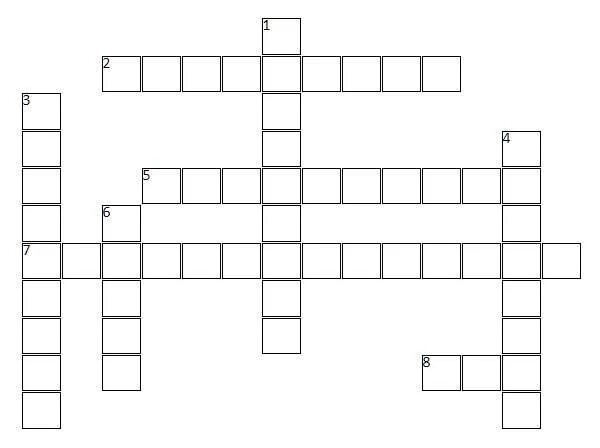
#> input picture Sec04_Object_Detection/02_Encontrando esquinas/crucigrama.jpg, 600 x 448 px
$ jupyter execute Encontrando_esquinas.ipynb
#> lines starting #> are read from the running program, lines starting #| are printed output that depends on the picture; after the words box and inside, x2 and y2 are one past the last pixel; in counts of white or black regions, pixels touching at a corner belong together
<h1>Encontrando esquinas</h1>

[cell 1]
import cv2
import numpy as np
from matplotlib import pyplot as plt

[cell 2]
# Cargar imagen
image = cv2.imread('crucigrama.jpg')
#> image is the input picture: shape (448, 600, 3); mean B, G, R 246.3, 246.3, 246.3
gray = cv2.cvtColor(image, cv2.COLOR_BGR2GRAY)

[cell 3]
temp_output = image.copy()

row, col = 1, 2
fig, axs = plt.subplots(row, col, figsize=(10, 5))
fig.tight_layout()

axs[0].imshow(cv2.cvtColor(image, cv2.COLOR_BGR2RGB))
axs[0].set_title('Original Input')
cv2.imwrite('input.jpg', image)

harris_corners = cv2.cornerHarris(gray, 3, 3, 0.05)
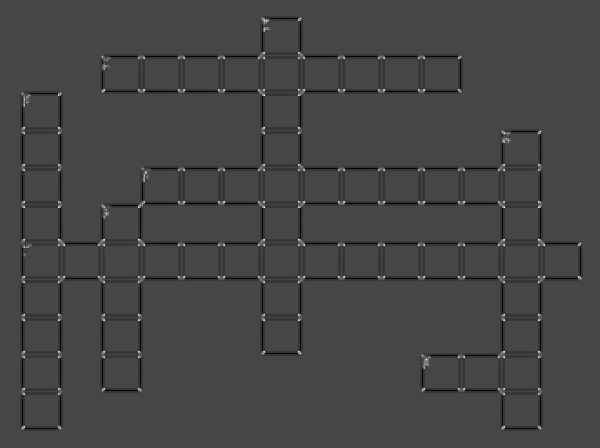
#> harris_corners: shape (448, 600) float32; min -0.0222, max 0.0578, mean -0.000562; drawn with min black and max white

#Utilizamos dilation en los puntos de las esquinas para agrandarlos
kernel = np.ones((3,3),np.uint8)
harris_corners = cv2.dilate(harris_corners, kernel, iterations = 1)
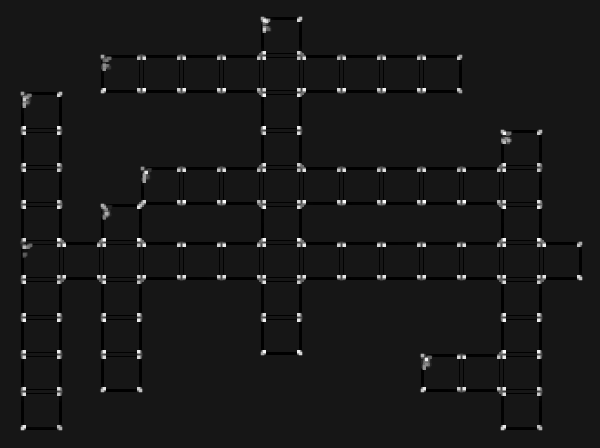
#> harris_corners: shape (448, 600) float32; min -0.00556, max 0.0578, mean 0.00049; drawn with min black and max white

# Threshold para un valor optimo
temp_output[harris_corners > 0.025 * harris_corners.max() ] = [255, 127, 127]
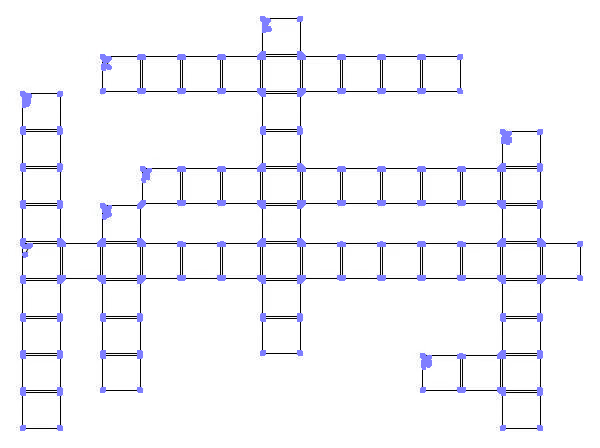
#> temp_output: shape (448, 600, 3); 2.6% of pixels changed, all inside (x1, y1, x2, y2) = (20, 16, 583, 431)

axs[1].imshow(cv2.cvtColor(temp_output, cv2.COLOR_BGR2RGB))
axs[1].set_title('Harris Corners')
cv2.imwrite('harris_corners.jpg', temp_output)

plt.show()
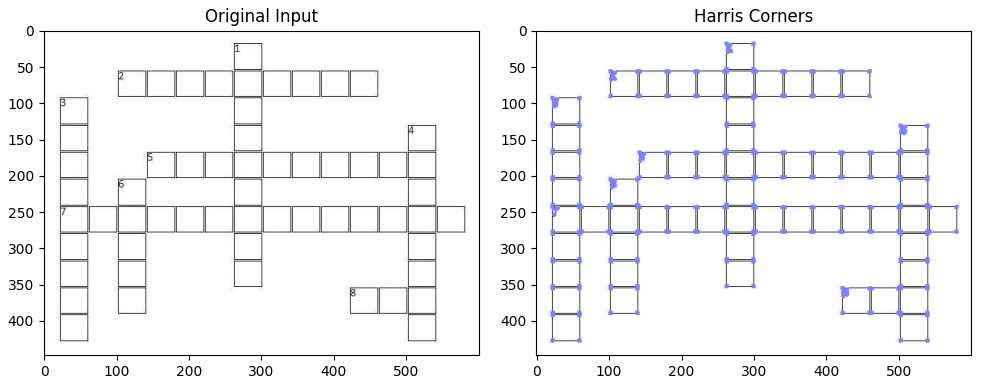
#> figure drawn by matplotlib, 2 panels

<b>cv2.cornerHarris(input image, block size, ksize, k)</b>
<ul>
<li>Input image - Tiene que estar en escala de grises y ser un float32.</li>
<li>blockSize - El tamaño del vecino es considerado para la detección de esquinas.</li>
<li>ksize - aperture parameter of Sobel </li>
<li>k - harris detector free parameter in the equation</li>
<li>Output – array de la ubicación de la esquina (x,y)</li>

Mejor metodo de detección de esquinas

[cell 4]
temp_output = image.copy()

row, col = 1, 2
fig, axs = plt.subplots(row, col, figsize=(10, 5))
fig.tight_layout()

axs[0].imshow(cv2.cvtColor(image, cv2.COLOR_BGR2RGB))
axs[0].set_title('Original Input')
cv2.imwrite('input.jpg', image)

# Especificamos que queremos las top 120 esquinas.
corners = cv2.goodFeaturesToTrack(gray, 120, 0.01, 15)
#> corners = 118 rows, first 8: [24, 99], [264, 351], [464, 201], [224, 201], [424, 201], [504, 351], [384, 89], [264, 239]

for corner in corners:
    x, y = corner[0]
    x = int(x)
    y = int(y)
    cv2.rectangle(temp_output,(x-10,y-10),(x+10,y+10),(0,255,0), 2)
#> this loop made 118 passes
#> (x, y) on passes 1 to 12: (24, 99), (264, 351), (464, 201), (224, 201), (424, 201), (504, 351), (384, 89), (264, 239), (384, 201), (58, 239), (384, 245), (264, 95)
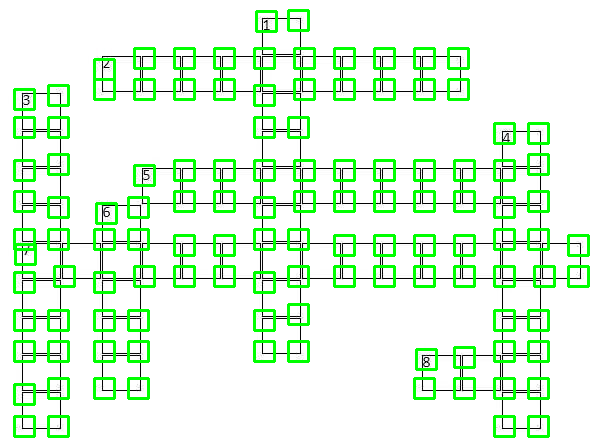
#> temp_output: shape (448, 600, 3); 10.32% of pixels changed, all inside (x1, y1, x2, y2) = (13, 9, 590, 438)

axs[1].imshow(cv2.cvtColor(temp_output, cv2.COLOR_BGR2RGB))
axs[1].set_title('Good Corners Found')
cv2.imwrite('good_corners_found.jpg', temp_output)

plt.show()
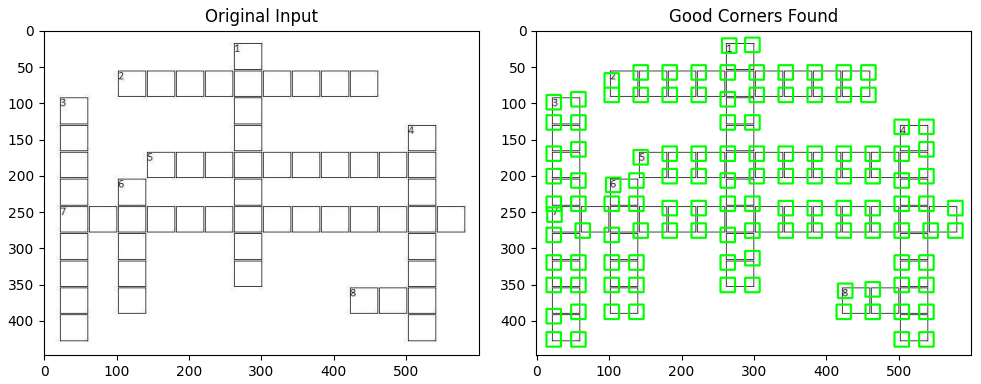
#> figure drawn by matplotlib, 2 panels
